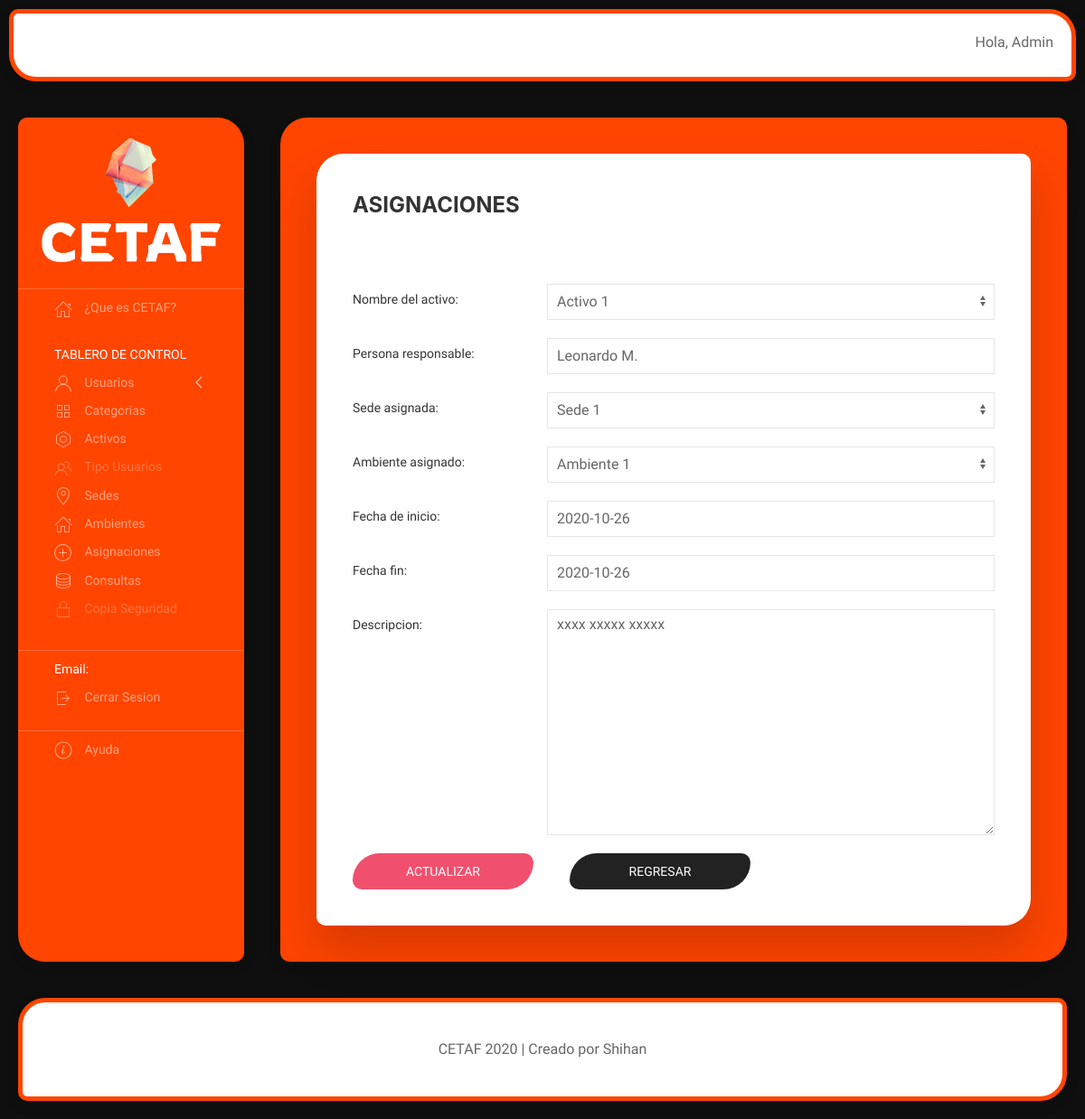
/asignaciones/1/actualizar (signed in), run on the app's committed database.
### cetaf/models.py (models this page shows, shortened)
class Asignacion(models.Model):
    nombre_activo = models.OneToOneField(Activo, on_delete=models.CASCADE)
    persona_responsable = models.CharField(max_length=50)
    sede_asignada = models.ForeignKey(Sede, on_delete=models.CASCADE)
    ambiente_asignado = models.ForeignKey(Ambiente, on_delete=models.CASCADE)
    fecha_inicio = models.DateField()
    fecha_fin = models.DateField()
    descripcion = models.TextField()

### cetaf/views.py (the view)
# urls.py: path('asignaciones/<int:_id>/actualizar', views.actualizar_asignacion, name='actualizar_asignacion'),
@permission_required('cetaf.change_asignacion', raise_exception=True)
def actualizar_asignacion(request, _id):
    try:
        dato_old = get_object_or_404(Asignacion, id = _id)
    except Exception:
        raise Http404('El registro no existe')
    if request.method == 'POST':
        form = AsignacionForm(request.POST, instance=dato_old)
        if form.is_valid():
            form.save()
            return redirect(f'/asignaciones/{_id}/')
        else:
            messages.info(request, 'El elemento ya ha sido asignado')
            return redirect(f'/asignaciones/{_id}/actualizar')
    else:
        form = AsignacionForm(instance=dato_old)
        contexto = {
            'form': form
        }
        return render(request, 'asignaciones/actualizar_asignacion.html', contexto)

### cetaf/forms.py
class AsignacionForm(forms.ModelForm):
    class Meta:
        model = Asignacion
        fields = '__all__'
        widgets = {
            'nombre_activo': forms.Select(attrs={'class': 'uk-select'}),
            'persona_responsable': forms.TextInput(attrs={'class': 'uk-input'}),
            'sede_asignada': forms.Select(attrs={'class': 'uk-select'}),
            'ambiente_asignado': forms.Select(attrs={'class': 'uk-select'}),
            'fecha_inicio': forms.DateInput(attrs={'class': 'uk-input', 'placeholder': 'aaaa-mm-dd'}),
            'fecha_fin': forms.DateInput(attrs={'class': 'uk-input', 'placeholder': 'aaaa-mm-dd'}),
            'descripcion': forms.Textarea(attrs={'class': 'uk-textarea'}),
        }
        labels = {
            'nombre_activo': ('Nombre del activo:'),
            'persona_responsable': ('Persona responsable:'),
            'sede_asignada': ('Sede asignada:'),
            'ambiente_asignado': ('Ambiente asignado:'),
            'fecha_inicio': ('Fecha de inicio:'),
            'fecha_fin': ('Fecha fin:'),
            'descripcion': ('Descripcion:'),
        }

### cetaf/models.py (called while the page is built)
    def __str__(self):
        return self.nombre

    def __str__(self):
        return self.nombre

    def __str__(self):
        return self.nombre

### cetaf/templates/asignaciones/actualizar_asignacion.html (shortened to what this page needs)
{% extends "asignaciones/index.html" %}
{% block contenido_asignacion %}
<form class="uk-form-horizontal uk-margin-large" method="post">
    {% for campo in form %}
        <div class="uk-margin">
            <label class="uk-form-label" for="{{campo.auto_id}}">{{campo.label}}</label>
            <div class="uk-form-controls">
                {{campo}}
            </div>
        </div>
    {% endfor %}
    <div uk-grid>
        <div>
            <button class="uk-button uk-button-danger" type="submit" style="border-radius: 30px 10px; width: 200px">Actualizar</button>
        </div>
        <div>
            <a class="uk-button uk-button-secondary" href="{% url 'lts_asignacion' %}" style="border-radius: 30px 10px; width: 200px;">Regresar</a>
        </div>
    </div>
</form>
{% endblock contenido_asignacion %}

### cetaf/templates/home/index.html (shortened to what this page needs)
<!doctype html>
{% load static %}
<html lang="es">
    <head>
        <link rel="stylesheet" href="{% static 'contenido/uikit/uikit.min.css' %}">
        <link rel="stylesheet" href="{% static 'contenido/estilo.css' %}">
    </head>
    <body>
        <div uk-grid>
            <div class="uk-width-expand@m">
                <div class="uk-card uk-card-default uk-card-body barra-superior">
                    <span class="uk-float-right">
                        Hola,
                        {{user.username}}
                    </span>
                </div>
            </div>
        </div>
        <div uk-grid>
            <div class="uk-visible@m">
                <div class="uk-card uk-card-default uk-card-body menu-lateral uk-light">
                    <ul class="uk-nav-default uk-nav-parent-icon" uk-nav>
                        <div class="uk-text-center">
                            <a href="{% url 'index' %}"><img src="{% static 'contenido/imagenes/logo_6.png' %}" alt="avatar" width="250px"></a>
                        </div>
                        <li class="uk-nav-divider"></li>
                        <li><a href="{% url 'acercade' %}"><span class="uk-margin-small-right" uk-icon="icon: home"></span> ¿Que es CETAF?</a></li>
                        <li class="uk-nav-header" style="margin-top:20px">TABLERO DE CONTROL</li>
                        <li class="uk-parent">
                            <a href="{% url 'crear_usuarios' %}" class=""><span class="uk-margin-small-right" uk-icon="icon: user"></span> Usuarios</a>
                        </li>
                        <li><a href="{% url 'lts_categoria' %}"><span class="uk-margin-small-right" uk-icon="icon: thumbnails"></span> Categorias</a></li>
                        <li><a href="{% url 'lts_activo' %}"><span class="uk-margin-small-right" uk-icon="icon: nut"></span> Activos</a></li>
                        <li><a href="#" class="deshabilitar"><span class="uk-margin-small-right" uk-icon="icon: users"></span> Tipo Usuarios</a></li>
                        <li><a href="{% url 'lts_sedes' %}"><span class="uk-margin-small-right" uk-icon="icon: location"></span> Sedes</a></li>
                        <li><a href="{% url 'lts_ambiente' %}"><span class="uk-margin-small-right" uk-icon="icon: home"></span> Ambientes</a></li>
                        <li><a href="{% url 'lts_asignacion' %}"><span class="uk-margin-small-right" uk-icon="icon: plus-circle"></span> Asignaciones</a></li>
                        <li><a href="{% url 'lts_consulta' %}" ><span class="uk-margin-small-right" uk-icon="icon: database"></span> Consultas</a></li>
                        <li><a href="#" class="deshabilitar"><span class="uk-margin-small-right" uk-icon="icon: lock"></span> Copia Seguridad</a></li>
                        <li class="uk-nav-divider" style="margin-top:30px"></li>
                        <li class="uk-active"><a><span>Email:</span></a></li>
                        {% if user.username %}
                          <li><a href="{% url 'logout' %}"><span class="uk-margin-small-right" uk-icon="icon: sign-out"></span> Cerrar Sesion</a></li>
                        {% else %}
                          <li><a href="{% url 'login' %}"><span class="uk-margin-small-right" uk-icon="icon: sign-in"></span> Iniciar Sesion</a></li>
                        {% endif %}
                        <li class="uk-nav-divider" style="margin-top:20px"></li>
                        <li><a href="{% url 'ayuda' %}"><span class="uk-margin-small-right" uk-icon="icon: info"></span> Ayuda</a></li>
                  </ul>
                </div>
            </div>
            <div class="uk-width-expand@m">
                <div class="uk-card uk-card-default uk-card-body contenido-central">
                    {% block contenido %}{% endblock %}
                </div>
            </div>
        </div>
        <div uk-grid>
            <div class="uk-width-expand@m" style="margin-bottom: 20px">
                <div class="uk-card uk-card-default uk-card-body firma" style="text-align:center;">
                    <span>CETAF 2020 | Creado por Shihan</span>
                </div>
            </div>
        </div>
    </body>
</html>

### cetaf/templates/home/index.html (style rules this page uses)
html { background: #0f0f0f; background-size: cover; background-attachment: fixed; }
body { font-family: 'Inconsolata', monospace; }
.firma { float: bottom; margin-left: 20px; margin-right: 20px; border-radius: 30px 10px; opacity: 1; border: solid 5px orangered; }
.barra-superior { margin: 10px; padding: 20px; border-radius: 10px 30px; border: solid 5px orangered; height: 80px; }
@media (min-width: 900px) { .contenido-central { border-radius: 30px 10px; margin-right: 20px; margin-bottom: 20px; height: 100%; opacity: 1; background: orangered; } }
@media (min-width: 900px) { .menu-lateral { min-width: 250px; margin-left: 20px; margin-bottom: 20px; border-radius: 10px 30px; height: 100%; opacity: 1; background: orangered; } }
.deshabilitar { color: currentColor; cursor: not-allowed; opacity: 0.5; text-decoration: none; }

### data on the page
Asignacion: form "Activo 1" "Leonardo M." "Sede 1" "Ambiente 1" "2020-10-26" "2020-10-26" "xxxx xxxxx xxxxx"

### other printed values
{{ user.username }} "Admin"
{{ campo.label }} "Nombre del activo:" "Persona responsable:" "Sede asignada:" "Ambiente asignado:" "Fecha de inicio:" "Fecha fin:" "Descripcion:"
